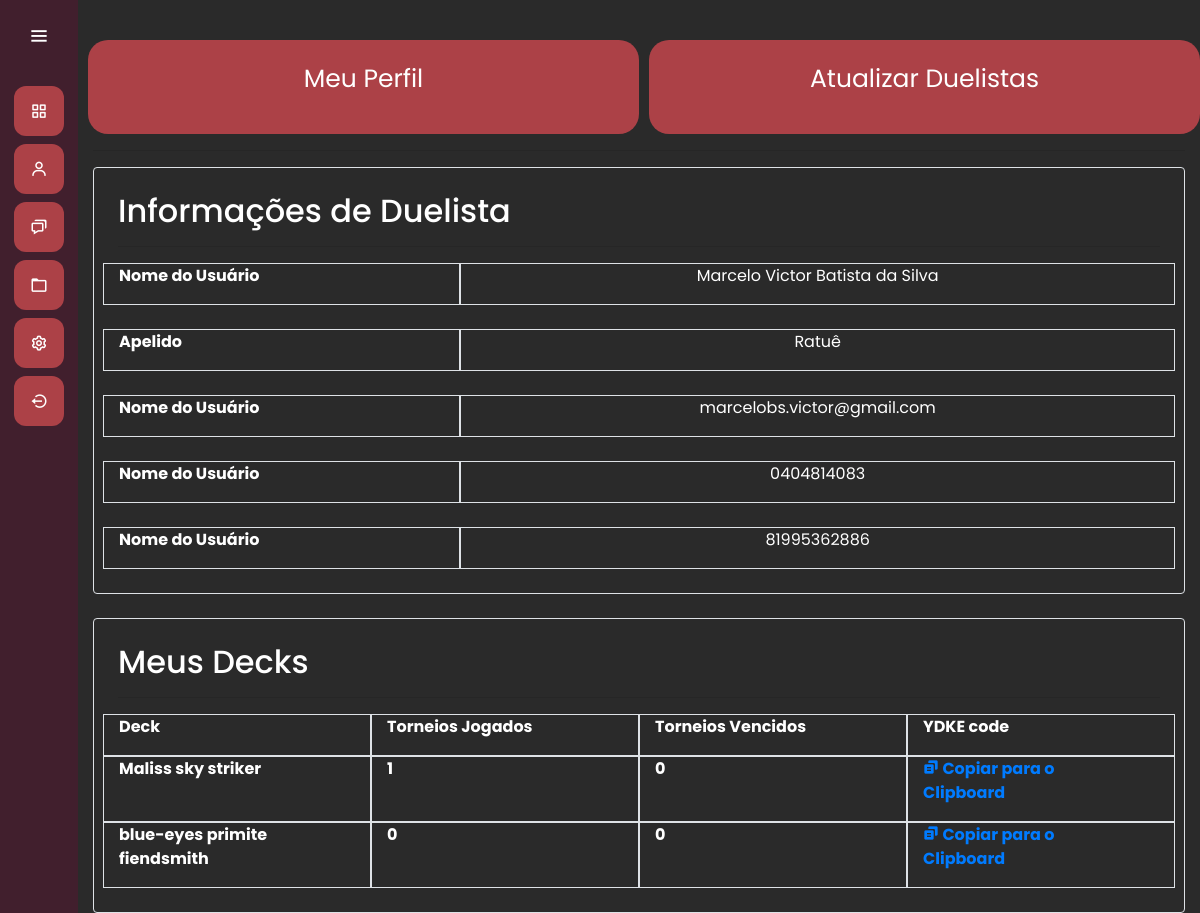
Before: /usuarios/meu_perfil/ (signed in) with the older database file.
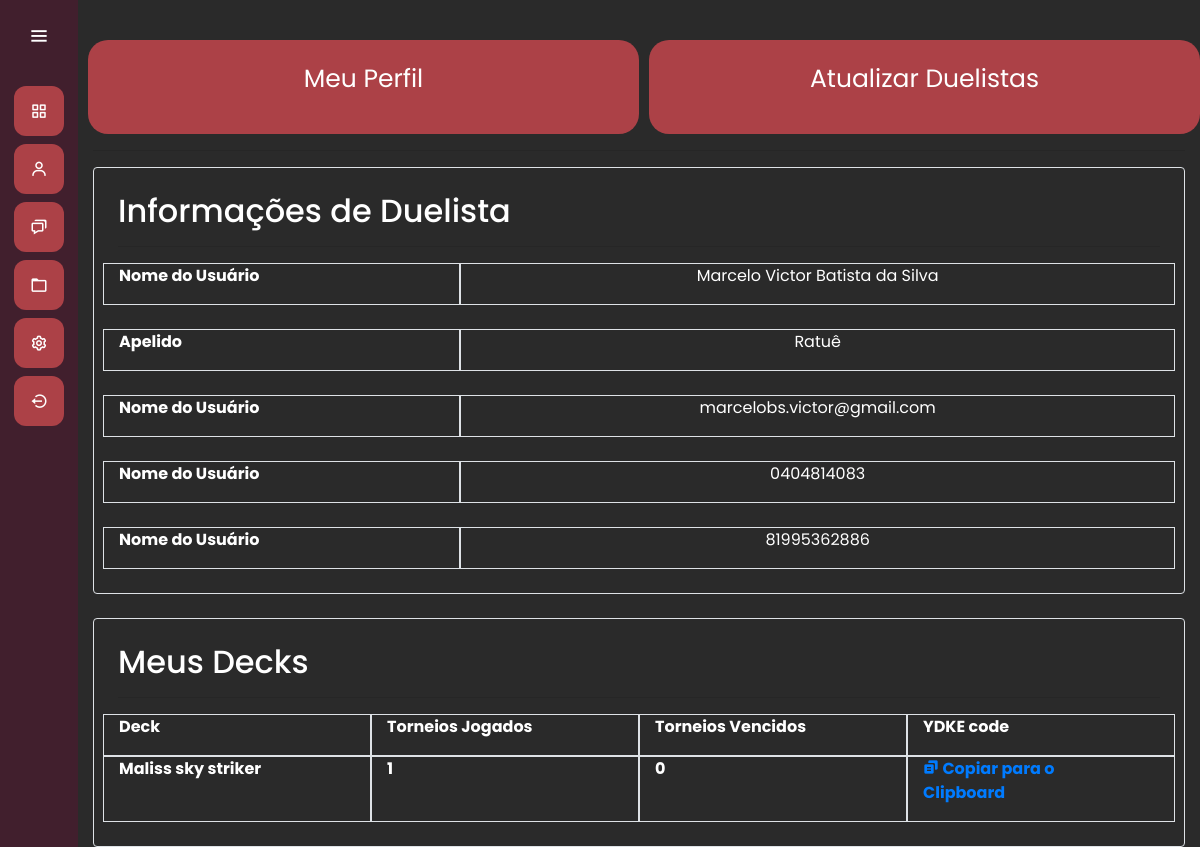
After: the same page with the newer database file.
### duelists/models.py (models this page shows, shortened)
class Duelist(models.Model):
    name = models.CharField(max_length=50)
    nickname = models.CharField(max_length=50, default="No Nickname")
    email = models.CharField(max_length=50)
    cossyId = models.CharField(max_length=12)
    victories = models.IntegerField(default=0)
    defeates = models.IntegerField(default=0)
    contact_number = models.CharField(max_length=15)
    points = models.IntegerField(default=0)

class Deck(models.Model):
    deck = models.CharField(max_length=50)
    ydkcode = models.CharField(max_length=300)
    year = models.IntegerField()
    owner = models.ForeignKey(Duelist, on_delete=models.CASCADE)
    tournament_played = models.IntegerField(default=0)
    tournament_won = models.IntegerField(default=0)

### usuarios/views.py (the view)
# urls.py: path('meu_perfil/', views.meu_perfil, name = 'meu_perfil'),
def meu_perfil(request):
    if request.user.is_authenticated:
        user = request.user
        email = user.email
        duelist = Duelist.objects.filter(email=email)
        if duelist.exists():
            decks =  Deck.objects.filter(owner=duelist[0])
            decks_Json = json.loads(serializers.serialize("json", decks))
            decks_Json = [{'id':deck['pk'], 'fields':deck['fields']} for deck in decks_Json]
            duelist = duelist.first()
            return render(request, 'meu_perfil.html', {'duelist': duelist, 'decks': decks_Json,})
        else:
            duelist = Duelist(name= "",  email=email)
            duelist.save()
            return render(request, 'meu_perfil.html' , {'duelist': duelist, 'decks': []})

### usuarios/templates/meu_perfil.html (shortened to what this page needs)
{% extends "base.html" %}
{% load static %}
{% block 'head' %}
<link rel="stylesheet" href="{% static 'duelists/css/duelists.css' %}">
{% endblock %}
{% block 'dashboard' %}
<div class="container">
   <div class="row">
      <div onclick="show_form('1')" class="col-md card-dashboard">
         <p class="text-card">Meu Perfil</p>
      </div>
      <div onclick="show_form('2')" class="col-md card-dashboard">
         <p class="text-card">Atualizar Duelistas</p>
      </div>
   </div>
   <hr>
   <div id="show-duelist" style= "border-width:5px" class="show-duelist border  rounded  p-4">
   {% if not duelist == None %}
      <h2> Informações de Duelista</h2>
      <hr>
      <div class="row">
         <div class="col-4 border" style="border-width: 5px;">
            <p style="font-weight: bold; margin-right: 20px; vertical-align: middle;">Nome do Usuário</p>
         </div>
         <div class="col-8 border" style="border-width: 5px;">
            <p style="text-align: center; vertical-align: middle;">{{ duelist.name }}</p>
         </div>
      </div>
      <br>
      <div class="row">
         <div class="col-4 border" style="border-width: 5px;">
            <p style="font-weight: bold; margin-right: 20px; vertical-align: middle;">Apelido</p>
         </div>
         <div class="col-8 border" style="border-width: 5px;">
            <p style="text-align: center; vertical-align: middle;">{{ duelist.nickname }}</p>
         </div>
      </div>
      <br>
      <div class="row">
         <div class="col-4 border" style="border-width: 5px;">
            <p style="font-weight: bold; margin-right: 20px; vertical-align: middle;">Nome do Usuário</p>
         </div>
         <br>
         <div class="col-8 border" style="border-width: 5px;">
            <p style="text-align: center; vertical-align: middle;">{{ duelist.email }}</p>
         </div>
      </div>
      <br>
      <div class="row">
         <div class="col-4 border" style="border-width: 5px;">
            <p style="font-weight: bold; margin-right: 20px; vertical-align: middle;">Nome do Usuário</p>
         </div>
         <div class="col-8 border" style="border-width: 5px;">
            <p style="text-align: center; vertical-align: middle;">{{ duelist.cossyId }}</p>
         </div>
      </div>
      <br>
      <div class="row">
         <div class="col-4 border" style="border-width: 5px;">
            <p style="font-weight: bold; margin-right: 20px; vertical-align: middle;">Nome do Usuário</p>
         </div>
         <div class="col-8 border" style="border-width: 5px;">
            <p style="text-align: center; vertical-align: middle;">{{ duelist.contact_number }}</p>
         </div>
      </div>
    {% endif %}
    </div>
   <br>
   <div id="show-deck" style= "border-width:5px" class="show-duelist border  rounded  p-4">
    {% if not duelist == None%}
      <h2> Meus Decks</h2>
      <hr>
      <div class="row">
         <div class="col-3 border" style="border-width: 5px;">
            <p style="font-weight: bold; margin-right: 20px; vertical-align: middle;">Deck</p>
         </div>
         <div class="col-3 border" style="border-width: 5px;">
            <p style="font-weight: bold; margin-right: 20px; vertical-align: middle;">Torneios Jogados</p>
         </div>
         <div class="col-3 border" style="border-width: 5px;">
            <p style="font-weight: bold; margin-right: 20px; vertical-align: middle;">Torneios Vencidos</p>
         </div>
         <div class="col-3 border" style="border-width: 5px;">
            <p style="font-weight: bold; margin-right: 20px; vertical-align: middle;">YDKE code</p>
         </div>
      </div>
      {% for deck in decks%}
      <div class="row">
         <div class="col-3 border" style="border-width: 5px;">
            <p style="font-weight: bold; margin-right: 20px; vertical-align: middle;">{{deck.fields.deck}}</p>
         </div>
         <div class="col-3 border" style="border-width: 5px;">
            <p style="font-weight: bold; margin-right: 20px; vertical-align: middle;">{{deck.fields.tournament_played}}</p>
         </div>
         <div class="col-3 border" style="border-width: 5px;">
            <p style="font-weight: bold; margin-right: 20px; vertical-align: middle;">{{deck.fields.tournament_won  }}</p>
         </div>
         <div class="col-3 border" style="border-width: 5px;">
            <p style="font-weight: bold; margin-right: 20px; vertical-align: middle;">
               <a href="#" onclick="copyToClipboard(event, '{{deck.fields.ydkcode}}'), alert('Texto copiado para o clipboard!')">
               <i class='bx bxs-copy-alt'></i>
               <span class="links_name">Copiar para o Clipboard</span>
               </a>
            </p>
         </div>
      </div>
      {% endfor%}
   {%endif%}
    </div>
</div>
{% endblock %}

### templates/base.html (shortened to what this page needs)
{% load static %}
<!doctype html>
<html lang="pt-BR">
  <head>
    <link rel="stylesheet" href="https://cdn.jsdelivr.net/npm/bootstrap@4.6.1/dist/css/bootstrap.min.css">
    <link rel="stylesheet" href="{% static 'general/css/base.css' %}">
    <link rel="stylesheet" href="{% static 'general/css/general.css' %}">
    <link href='https://unpkg.com/boxicons@2.0.7/css/boxicons.min.css' rel='stylesheet'>
    {% block 'head' %}{% endblock %}
  </head>
  <body>
    <div class="sidebar">
        <div class="logo-details">
            <i class='bx bx-menu' id="btn" ></i>
        </div>
        <ul class="nav-list">
          <li>
            <a href="{% url 'landing_page' %}">
              <i class='bx bx-grid-alt'></i>
            </a>
          </li>
          <li>
            {% if request.user.is_authenticated%}
          <a href="{% url 'duelists' %}">
            <i class='bx bx-user' ></i>
          </a>
        </li>
        <li>
          <a href="{% url 'listar_torneio' %}">
            <i class='bx bx-chat' ></i>
          </a>
        </li>
        <li>
          <a href="#">
            <i class='bx bx-folder' ></i>
          </a>
        </li>
        <li>
          <a href="#">
            <i class='bx bx-cog' ></i>
          </a>
        </li>
      <li>
        <a href="{% url 'logout' %}">
          <i class='bx bx-log-out-circle'></i>
        </a>
      </li>
      <br>
        <div class="logo-details">
      </div>
        {%endif%}
        </ul>
      </div>
      <section class="home-section">
          {% block 'dashboard'%}
          {% endblock %}
      </section>
  </body>
</html>

### templates/static/general/css/base.css (style rules this page uses)
* { margin: 0; padding: 0; box-sizing: border-box; font-family: "Poppins" , sans-serif; }
.sidebar { position: fixed; left: 0; top: 0; height: 100%; width: 78px; background: var(--dark-color); padding: 6px 14px; z-index: 99; transition: all 0.5s ease; }
.sidebar .logo-details { height: 60px; display: flex; align-items: center; position: relative; }
.sidebar .logo-details #btn { position: absolute; top: 50%; right: 0; transform: translateY(-50%); font-size: 22px; transition: all 0.4s ease; font-size: 23px; text-align: center; cursor: pointer; transition: all 0.5s ease; }
.sidebar i { color: #fff; height: 60px; min-width: 50px; font-size: 28px; text-align: center; line-height: 60px; }
.sidebar .nav-list { margin-top: 20px; height: 100%; }
.sidebar li { position: relative; margin: 8px 0; list-style: none; }
.sidebar li a { display: flex; height: 100%; width: 100%; border-radius: 12px; align-items: center; text-decoration: none; transition: all 0.4s ease; background: var(--main-color); }
.sidebar li i { height: 50px; line-height: 50px; font-size: 18px; border-radius: 12px; }
.home-section { position: relative; min-height: 100vh; top: 0; background: #2A2A2A; left: 78px; color: white; width: calc(100% - 78px); transition: all 0.5s ease; z-index: 2; }

### templates/static/general/css/general.css (style rules this page uses)
:root { --main-color: #ac4147; --dark-color: #411f2d; --light-color: #ffc27f; --contrast-color: #f88863; --differential-color: #ffe29a; }

### templates/static/duelists/css/duelists.css (style rules this page uses)
.card-dashboard { background-color: var(--main-color); width: 50%; margin-left: 10px; margin-top: 40px; text-align: center; padding: 20px; cursor: pointer; border-radius: 20px; }
.text-card { font-size: 25px; }

Changed rows visible on the page:
removed Deck: fields.deck "blue-eyes primite fiendsmith", fields.tournament_played "0", fields.tournament_won "0"
